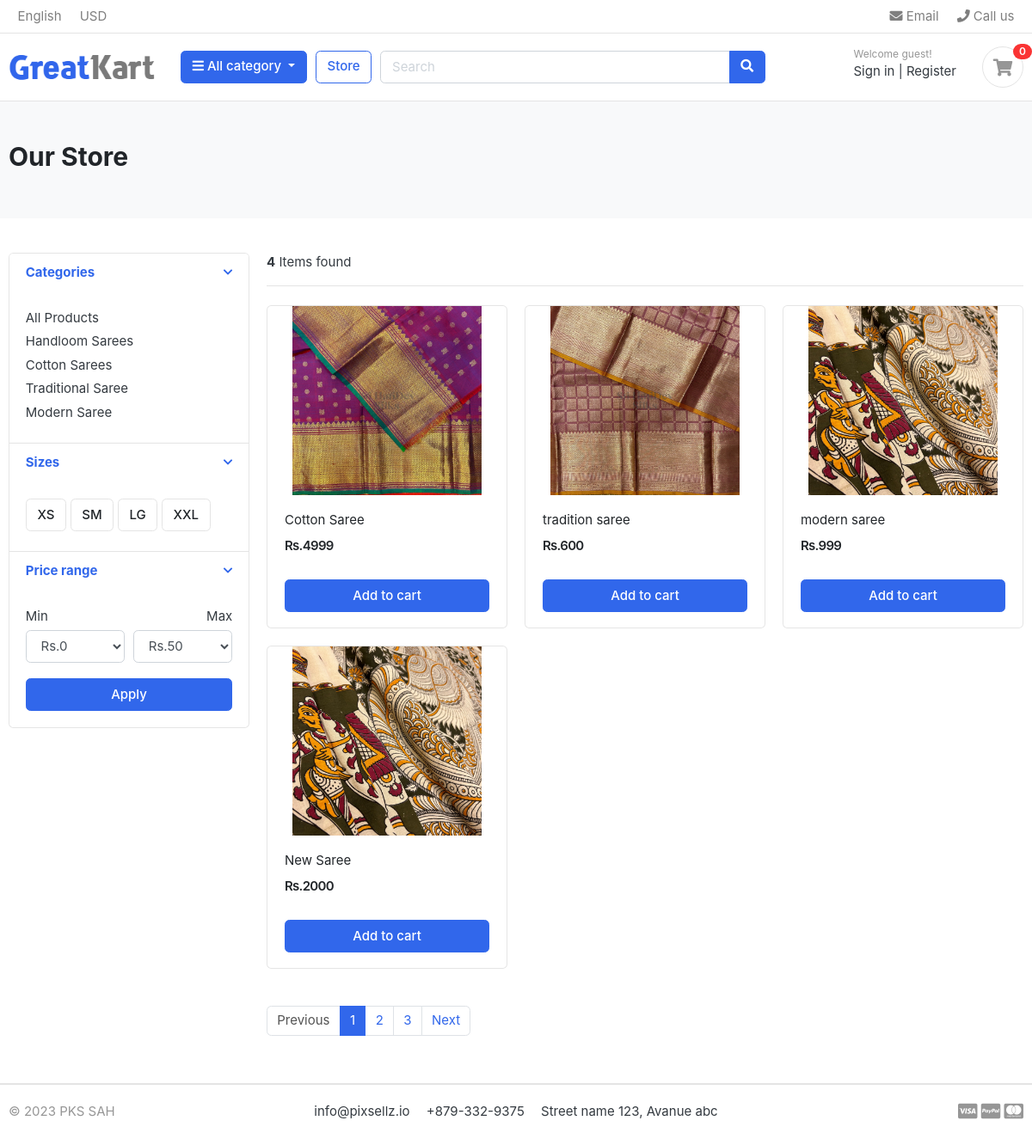
/store/, run on the app's committed database.
### category/models.py (models this page shows, shortened)
class Category(models.Model):
    category_name  =models.CharField(max_length=50, unique=True)
    slug = models.SlugField(max_length=100, unique=True )
    description = models.TextField(max_length=255)
    cat_image = models.ImageField(upload_to='photos/categories', blank=True)
    class Meta:
        verbose_name = 'category'
        verbose_name_plural= 'categories'
    def get_url(self):
        return reverse('product_by_category', args=[self.slug])

### store/models.py (models this page shows, shortened)
class Product(models.Model):
    product_name = models.CharField(max_length=200, unique=True)
    slug = models.SlugField(max_length=200, unique=True)
    description = models.TextField(max_length=500, blank=True)
    price = models.IntegerField()
    images = models.ImageField(upload_to='photos/products')
    stock = models.IntegerField()
    is_available = models.BooleanField(default=True)
    category = models.ForeignKey(Category, on_delete=models.CASCADE)
    created_date = models.DateField(auto_now_add=True)
    modified_date = models.DateTimeField(auto_now=True)
    def get_url(self):
        return reverse('product_detail',args=[self.category.slug, self.slug])

### store/views.py (the view)
# urls.py: path("store/", include('store.urls')),
def store(request, category_slug=None):
    categories = None
    products = None
    if category_slug != None:
        categories = get_object_or_404(Category, slug=category_slug)
        products = Product.objects.filter(category = categories, is_available=True)
        product_count = products.count()
    else:
        products  = Product.objects.all().filter(is_available=True)
        product_count = products.count()
    context={
        'products': products,
        'product_count': product_count,
    }
    return render(request, 'store/store.html', context)

### category/context_processors.py (called while the page is built)
def menu_links(request):
    links = Category.objects.all()
    return dict(links=links)

### templates/store/store.html (shortened to what this page needs)
{% extends 'base.html' %}
{% load static %}
{% block content %}
<section class="section-pagetop bg">
    <div class="container">
        <h2 class="title-page">Our Store</h2>
    </div>
    </section>
    <section class="section-content padding-y">
    <div class="container">
    <div class="row">
        <aside class="col-md-3">
    <div class="card">
        <article class="filter-group">
            <header class="card-header">
                <a href="#" data-toggle="collapse" data-target="#collapse_1" aria-expanded="true" class="">
                    <i class="icon-control fa fa-chevron-down"></i>
                    <h6 class="title">Categories</h6>
                </a>
            </header>
            <div class="filter-content collapse show" id="collapse_1" style="">
                <div class="card-body">
                    <ul class="list-menu">
                        <li><a href="{% url 'store' %}">All Products</a></li>
                        {% for category in links %}
                    <li><a href="{{ category.get_url }}">{{category.category_name}}</a></li>
                    {% endfor %}
                    </ul>
                </div>
            </div>
        </article>
        <article class="filter-group">
            <header class="card-header">
                <a href="#" data-toggle="collapse" data-target="#collapse_4" aria-expanded="true" class="">
                    <i class="icon-control fa fa-chevron-down"></i>
                    <h6 class="title">Sizes </h6>
                </a>
            </header>
            <div class="filter-content collapse show" id="collapse_4" style="">
                <div class="card-body">
                  <label class="checkbox-btn">
                    <span class="btn btn-light"> XS </span>
                  </label>
                  <label class="checkbox-btn">
                    <span class="btn btn-light"> SM </span>
                  </label>
                  <label class="checkbox-btn">
                    <span class="btn btn-light"> LG </span>
                  </label>
                  <label class="checkbox-btn">
                    <span class="btn btn-light"> XXL </span>
                  </label>
            </div>
            </div>
        </article>
        <article class="filter-group">
            <header class="card-header">
                <a href="#" data-toggle="collapse" data-target="#collapse_3" aria-expanded="true" class="">
                    <i class="icon-control fa fa-chevron-down"></i>
                    <h6 class="title">Price range </h6>
                </a>
            </header>
            <div class="filter-content collapse show" id="collapse_3" style="">
                <div class="card-body">
                    <div class="form-row">
                    <div class="form-group col-md-6">
                      <label>Min</label>
                          <select class="mr-2 form-control">
                            <option value="0">Rs.0</option>
                        </select>
                    </div>
                    <div class="form-group text-right col-md-6">
                      <label>Max</label>
                          <select class="mr-2 form-control">
                            <option value="50">Rs.50</option>
                        </select>
                    </div>
                    </div>
                    <button class="btn btn-block btn-primary">Apply</button>
                </div>
            </div>
        </article>
    </div>
        </aside>
        <main class="col-md-9">
    <header class="border-bottom mb-4 pb-3">
            <div class="form-inline">
                <span class="mr-md-auto"><b>{{product_count}}</b> Items found </span>
            </div>
    </header>
    <div class="row">
        {% for product in products %}
        <div class="col-md-4">
            <figure class="card card-product-grid">
                <div class="img-wrap">
                    <a href="{{product.get_url}}"><img src="{{product.images.url}}"></a>
                </div>
                <figcaption class="info-wrap">
                    <div class="fix-height">
                        <a href="{{product.get_url}}" class="title">{{product.product_name}}</a>
                        <div class="price-wrap mt-2">
                            <span class="price">Rs.{{product.price}}</span>
                        </div>
                    </div>
                    <a href="#" class="btn btn-block btn-primary">Add to cart </a>
                </figcaption>
            </figure>
        </div>
        {% endfor %}
    </div>
    <nav class="mt-4" aria-label="Page navigation sample">
      <ul class="pagination">
        <li class="page-item disabled"><a class="page-link" href="#">Previous</a></li>
        <li class="page-item active"><a class="page-link" href="#">1</a></li>
        <li class="page-item"><a class="page-link" href="#">2</a></li>
        <li class="page-item"><a class="page-link" href="#">3</a></li>
        <li class="page-item"><a class="page-link" href="#">Next</a></li>
      </ul>
    </nav>
        </main>
    </div>
    </div>
    </section>
{% endblock %}

### static/css/ui.css (style rules this page uses)
html { font-family: "Inter", sans-serif; font-size: 15px; }
.img-wrap { text-align: center; display: block; }
.img-wrap img { max-width: 100%; }
.price-wrap { letter-spacing: -0.7px; }
.padding-y { padding-top: 40px; padding-bottom: 40px; }
figure { margin-bottom: 0; }
article:after, .form-group:after { display: block; clear: both; content: ""; }
.bg { background-color: #f8f9fa; }
.title-page { color: #212529; }
.btn-light { background-color: #fff; border-color: #e4e4e4; }
[class*=list-] li:after { visibility: hidden; display: block; content: ""; overflow: hidden; height: 0; clear: both; }
.list-menu { list-style: none; margin: 0; padding-left: 0; }
.list-menu li { margin-bottom: 5px; }
.list-menu a { color: #343a40; }
[class*=card-product] a.title { color: #212529; display: block; }
[class*=card-product] .img-wrap { overflow: hidden; position: relative; }
[class*=card-product] .img-wrap img { height: 100%; max-width: 100%; width: auto; display: inline-block; -o-object-fit: cover; object-fit: cover; }
.card-product-grid { margin-bottom: 20px; }
.card-product-grid .img-wrap { border-radius: 0.2rem 0.2rem 0 0; height: 220px; }
.card-product-grid .info-wrap { overflow: hidden; padding: 18px 20px; }
.card-product-grid .fix-height { height: 80px; overflow: hidden; }
.card .img-wrap { overflow: hidden; }
.price { font-weight: 600; color: #212529; }
.icon-control { margin-top: 5px; float: right; font-size: 80%; }
.card-header .title { margin-bottom: 0; line-height: 1.5; }
.filter-group { border-bottom: 1px solid #e4e4e4; }
.filter-group .card-header { border-bottom: 0; }
.filter-group:last-child { border-bottom: 0; }
.checkbox-btn { position: relative; }
.section-pagetop { padding: 45px 0; }

### data on the page
Category: category_name "Handloom Sarees"
Category: category_name "Cotton Sarees"
Category: category_name "Traditional Saree"
Category: category_name "Modern Saree"
Product: images (picture), product_name "Cotton Saree", price "4999"
Product: images (picture), product_name "tradition saree", price "600"
Product: images (picture), product_name "modern saree", price "999"
Product: images (picture), product_name "New Saree", price "2000"

### other printed values
{{ product_count }} "4"
